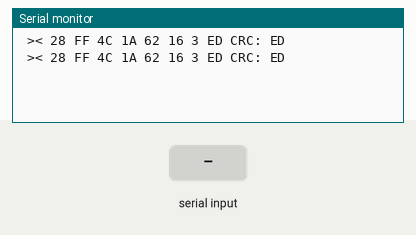
Bench run of a sketch on a simulated Arduino Uno, built with avr-gcc and run on an emulated ATmega328P. Parts: the last lines printed to the serial monitor. The test bench sets the inputs (shaded band). Random numbers use the default seed unless the sketch sets one.

Above: at 1.2 s.
1.3 s: "w\n" received over Serial
At 2.9 s:
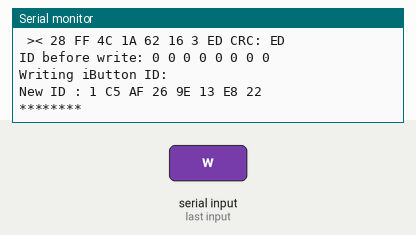
3.6 s: byte 119 ('w') received over Serial
At 6.1 s:
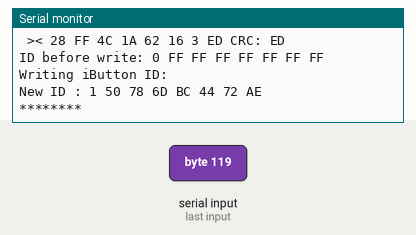
6.4 s: "w\n" received over Serial
At 7.6 s:
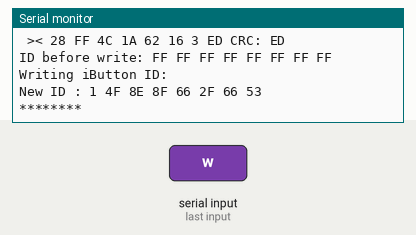
8.1 s: byte 119 ('w') received over Serial
At 10.6 s:
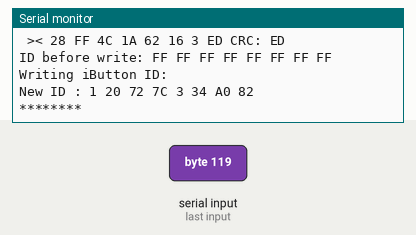
10.9 s: "w\n" received over Serial
At 12.3 s:
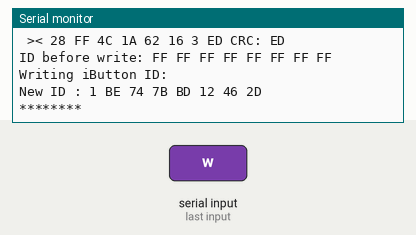
12.6 s: byte 119 ('w') received over Serial
At 15.3 s:
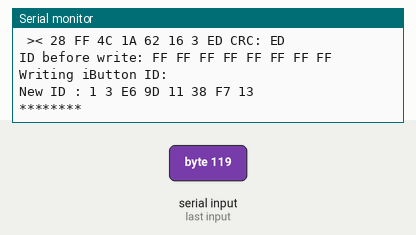

Measured:
- after the input at 1.3 s, the serial monitor: prints a new line after 0.81 s (image 1)
- after the input at 3.6 s, the serial monitor: prints a new line after 1.3 s (image 2)
- after the input at 6.4 s, the serial monitor: prints a new line after 0.20 s (image 3)
- after the input at 8.1 s, the serial monitor: prints a new line after 1.3 s (image 4)
- after the input at 10.9 s, the serial monitor: prints a new line after 0.26 s (image 5)
- after the input at 12.6 s, the serial monitor: prints a new line after 1.3 s (image 6)

The sketch:

rw1990.ino
```cpp
// Based:
// https://danman.eu/blog/cloning-ibutton-using-rw1990-and-avr/
// http://elimelecsarduinoprojects.blogspot.com/2013/06/read-dallas-ibutton-arduino.html
// swiftgeek
// https://owenduffy.net/blog/?p=15562
// https://br-arduino.org/2015/01/arduino-como-ler-tags-ibutton.html (This one is in PT-BR)

// Used 2.2KΩ Pull-up and 5 Vcc for arduino/pull-up

#include <OneWire.h>
#define PIN 2

OneWire ibutton (PIN); // I button connected on PIN 2.

byte addr[8]; //array to store the Ibutton ID.

void setup(){
 Serial.begin(9600);
}

void loop(){
  if (!ibutton.search (addr)){//read attached ibutton and asign value to buffer
    ibutton.reset_search();
    delay(1000);
    return;
 }
  Serial.print(" >< ");
  for (byte x = 0; x<8; x++){
    Serial.print(addr[x],HEX); //print the buffer content in LSB. For MSB: for (int x = 8; x>0; x--)
     Serial.print(" ");
  }

  //compute crc//
  byte crc;
  crc = ibutton.crc8(addr, 7);
  Serial.print("CRC: ");
  Serial.println(crc,HEX);

  //When pressed 'w' in the serial monitor
  if ( Serial.read() == 'w' ){
    ibutton.skip();
    ibutton.reset();
    ibutton.write(0x33);
    Serial.print("ID before write:");
    for (byte x=0; x<8; x++){
      Serial.print(' ');
      Serial.print(ibutton.read(), HEX);
    }
    Serial.print('\n');
    Serial.print("Writing iButton ID:\n");

    //Generate random number to use as ID
    byte id1 = random(0x00, 0xFF);
    byte id2 = random(0x00, 0xFF);
    byte id3 = random(0x00, 0xFF);
    byte id4 = random(0x00, 0xFF);
    byte id5 = random(0x00, 0xFF);
    byte id6 = random(0x00, 0xFF);
    //            __________________________
    //ID Format: |Type|ID|ID|ID|ID|ID|ID|CRC|
    //            ¬¬¬¬¬¬¬¬¬¬¬¬¬¬¬¬¬¬¬¬¬¬¬¬¬¬

    byte newID[8] = {0x01, id6, id5, id4, id3, id2, id1, 0x00};

    //Calculate the new CRC-8/MAXIM based in the new id Values

    byte ncrc = ibutton.crc8(newID, 7);

    newID[7] = ncrc;

    Serial.print("New ID :");
    for (byte x=0; x<8; x++){
      Serial.print(' ');
      Serial.print(newID[x], HEX);
    }
    Serial.print('\n');

    ibutton.skip();
    ibutton.reset();
    ibutton.write(0xD5);
    for (byte x = 0; x<8; x++){
      writeByte(newID[x]);
      Serial.print('*');
    }
    Serial.print('\n');
    ibutton.reset();
  }
}

int writeByte(byte data){
  int data_bit;
  for(data_bit=0; data_bit<8; data_bit++){
    if (data & 1){
      digitalWrite(PIN, LOW); pinMode(PIN, OUTPUT);
      delayMicroseconds(60);
      pinMode(PIN, INPUT); digitalWrite(PIN, HIGH);
      delay(10);
    } else {
      digitalWrite(PIN, LOW); pinMode(PIN, OUTPUT);
      pinMode(PIN, INPUT); digitalWrite(PIN, HIGH);
      delay(10);
    }
    data = data >> 1;
  }
  return 0;
}
```
